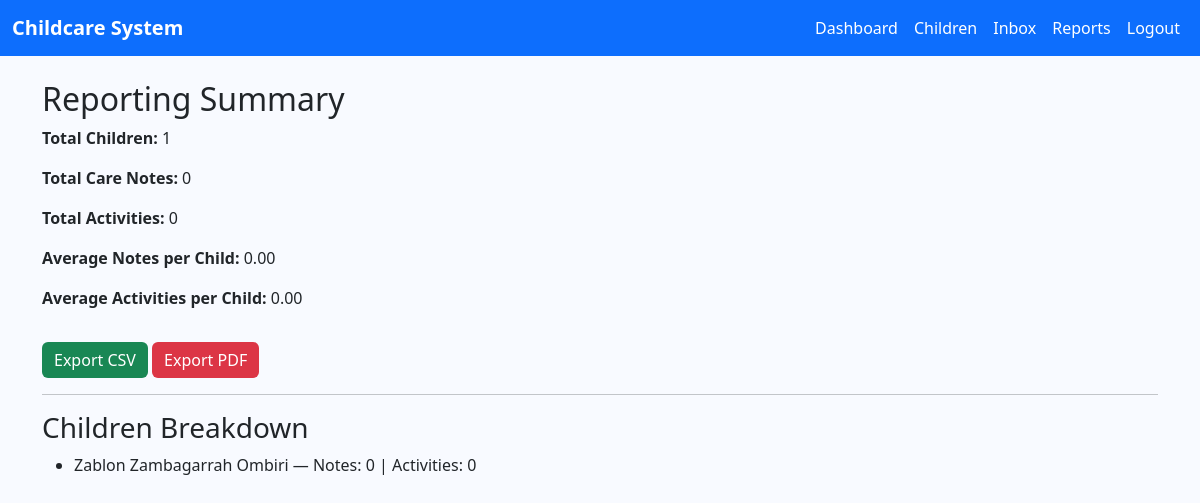
Before: /reports/summary/ (signed in) with the older database file.
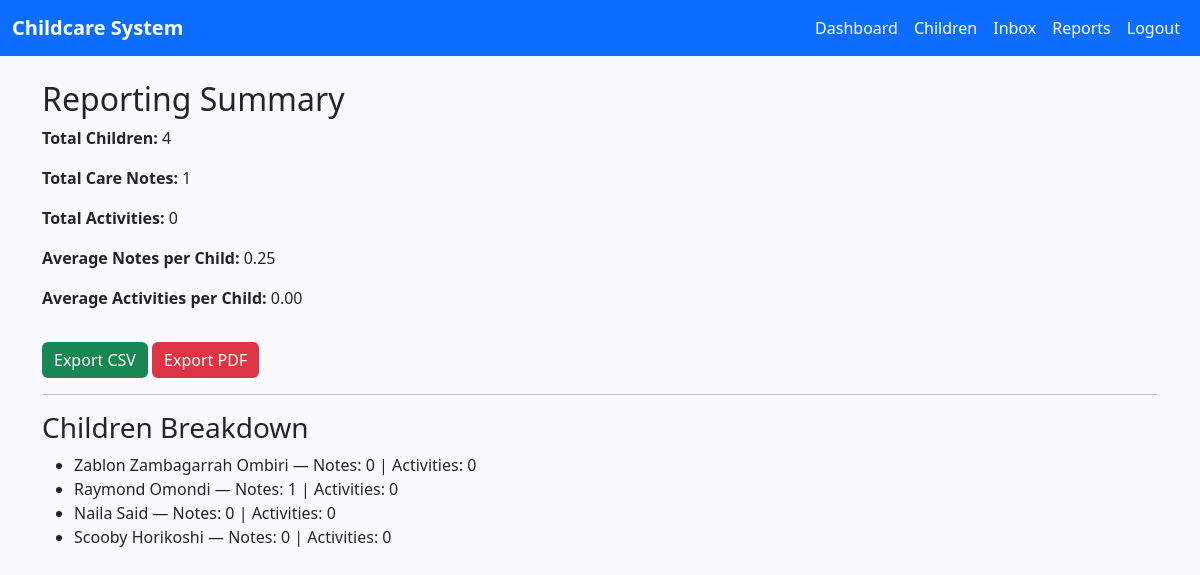
After: the same page with the newer database file.
### core/models.py (models this page shows, shortened)
class Child(models.Model):
    name = models.CharField(max_length=100)
    age = models.PositiveIntegerField()
    parent = models.ForeignKey(
        settings.AUTH_USER_MODEL,
        on_delete=models.CASCADE,
        limit_choices_to={'role': 'PARENT'},
        related_name='children_as_parent'
    )
    caregiver = models.ForeignKey(
        settings.AUTH_USER_MODEL,
        on_delete=models.SET_NULL,
        null=True, blank=True,
        limit_choices_to={'role': 'CAREGIVER'},
        related_name='children_as_caregiver'
    )

### core/views.py (the view)
# urls.py: path('reports/summary/', views.reporting_summary, name='reporting_summary'),
@login_required
def reporting_summary(request):
    if request.user.role == 'ADMIN':
        children = Child.objects.all()
    elif request.user.role == 'PARENT':
        children = request.user.children_as_parent.all()
    elif request.user.role == 'CAREGIVER':
        children = request.user.children_as_caregiver.all()
    else:
        children = []
    total_children = children.count()
    total_notes = sum(child.care_notes.count() for child in children)
    total_activities = sum(child.activities.count() for child in children)
    avg_notes_per_child = total_notes / total_children if total_children > 0 else 0
    avg_activities_per_child = total_activities / total_children if total_children > 0 else 0
    return render(request, 'reporting_summary.html', {
        'children': children,
        'total_children': total_children,
        'total_notes': total_notes,
        'total_activities': total_activities,
        'avg_notes_per_child': avg_notes_per_child,
        'avg_activities_per_child': avg_activities_per_child,
    })

### core/templates/reporting_summary.html (shortened to what this page needs)
{% extends 'base.html' %}
{% block content %}
<h2>Reporting Summary</h2>
<p><strong>Total Children:</strong> {{ total_children }}</p>
<p><strong>Total Care Notes:</strong> {{ total_notes }}</p>
<p><strong>Total Activities:</strong> {{ total_activities }}</p>
<p><strong>Average Notes per Child:</strong> {{ avg_notes_per_child|floatformat:2 }}</p>
<p><strong>Average Activities per Child:</strong> {{ avg_activities_per_child|floatformat:2 }}</p>
<a href="{% url 'export_summary_csv' %}" class="btn btn-success mt-3">Export CSV</a>
<a href="{% url 'export_summary_pdf' %}" class="btn btn-danger mt-3">Export PDF</a>
<hr>
<h3>Children Breakdown</h3>
<ul>
    {% for child in children %}
    <li>
        {{ child.name }} — Notes: {{ child.care_notes.count }} | Activities: {{ child.activities.count }}
    </li>
    {% endfor %}
</ul>
{% endblock %}

Changed rows visible on the page:
added Child: name "Raymond Omondi", care_notes.count "1", activities.count "0"
added Child: name "Naila Said", care_notes.count "0", activities.count "0"
added Child: name "Scooby Horikoshi", care_notes.count "0", activities.count "0"
Other visible differences:
{{ total_children }}: "1" → "4"
{{ total_notes }}: "0" → "1"
{{ avg_notes_per_child|floatformat:2 }}: "0.00" → "0.25"
